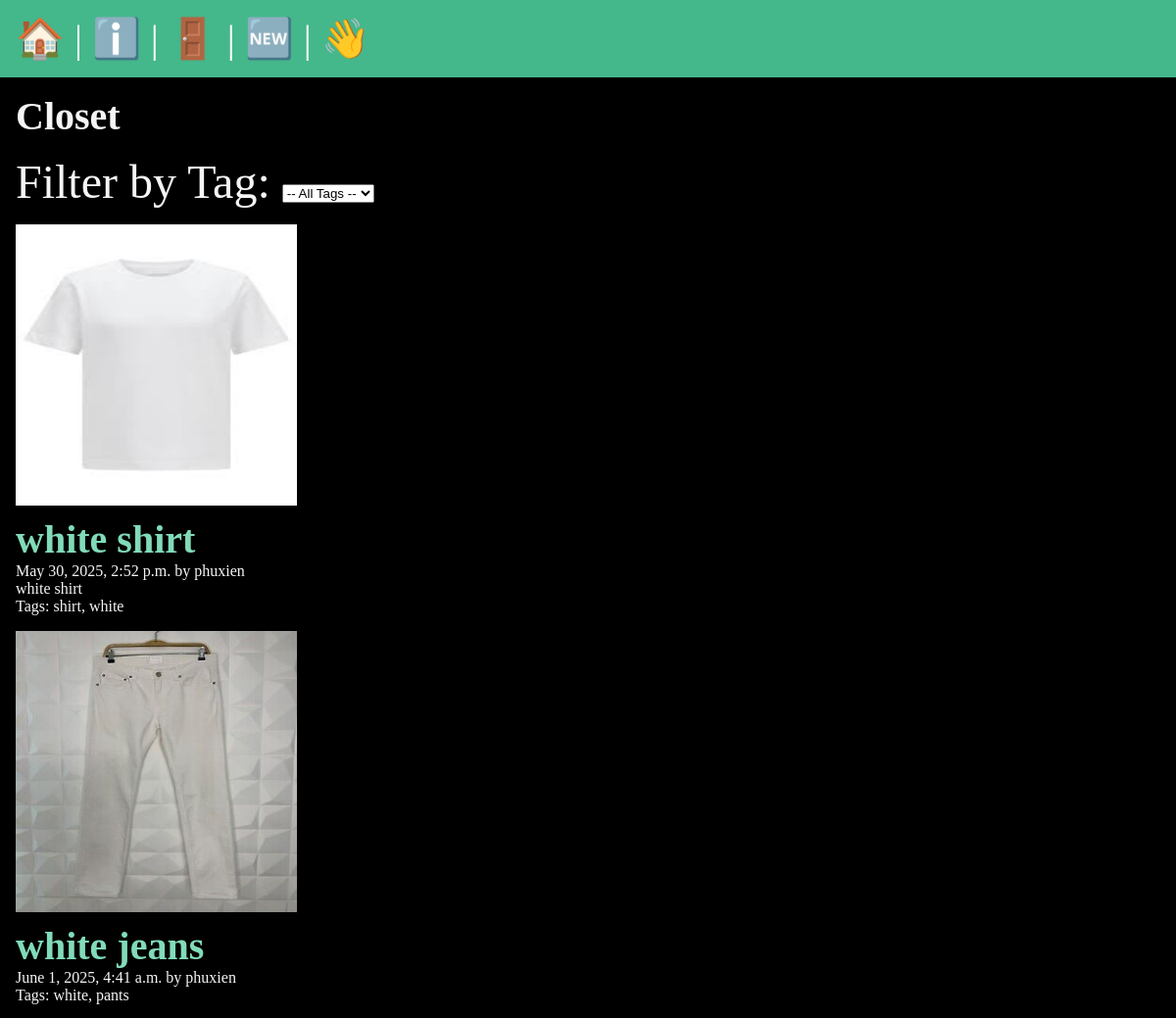
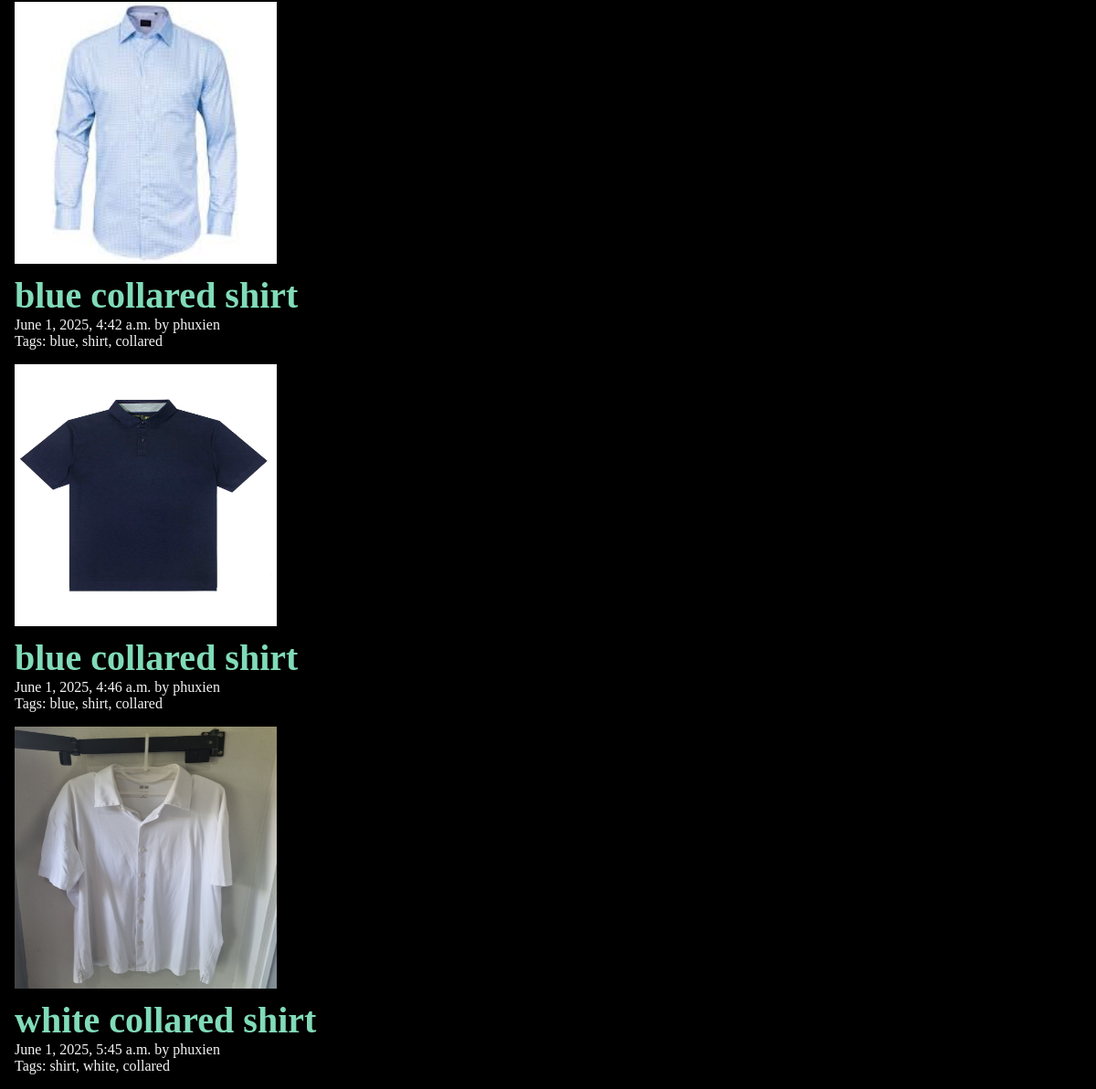
The page /posts/ (signed in) on the database its author committed (2 pictures, top to bottom).
### posts/models.py (models this page shows, shortened)
class Post(models.Model):
    title = models.CharField(max_length = 75)
    category = models.TextField(blank=True) #different from Charfield, relates to a text area form input
    slug = models.SlugField(blank=True) #unused, urls generated by pk, left here for future deployments relating to slugs
    date = models.DateTimeField(auto_now_add = True) #auto adds date and time
    image = models.ImageField(default='fallback.jpeg', blank = True)
    author = models.ForeignKey(User, on_delete=models.CASCADE, default=None)
    tags = TaggableManager()

### posts/views.py (the view)
# urls.py: path('', views.posts_list, name="list"),
@login_required
def posts_list(request):
    tag = request.GET.get('tag')
    tags = Tag.objects.all()
    if tag:
        posts = Post.objects.filter(author=request.user, tags__name=tag)
    else:
        posts = Post.objects.filter(author=request.user)
    return render(request, 'posts/posts_list.html', {'posts': posts, 'user': request.user, 'selected_tag': tag, 'tags': tags})

### posts/templates/posts/posts_list.html (shortened to what this page needs)
{% extends 'layout.html' %}
{% block content %}
    <section>
    <h1>Closet</h1>
    <form method="get" action="">
        <label for="tag">Filter by Tag:</label>
        <select name="tag" id="tag" onchange="this.form.submit()">
            <option value="">-- All Tags --</option>
        </select>
    </form>
    {% for post in posts %}
        <article>
            <img
                class="image"
                src="{{ post.image.url }}"
                height = 287
                width = 287
                alt="{{ post.title }}"
            />
        <h2>
            <a href="{% url 'posts:page' post.pk %}">
                {{ post.title }}
            </a>
        </h2>
        <p>{{ post.date }} by {{ post.author }}</p>
        <p>{{ post.category }}</p>
        <p>Tags:
            {% for tag in post.tags.all %}
                <span>{{ tag }}</span>{% if not forloop.last %}, {% endif %}
            {% endfor %}
        </p>
        </article>
    {% empty %}
        <p>No posts found for this tag.</p>
    {% endfor %}
    </section>
{% endblock %}

### templates/layout.html (shortened to what this page needs)
<!DOCTYPE html>
{% load static %}
<html lang="en">
<head>
    <link rel="stylesheet" href="{% static 'css/style.css' %}">
</head>
<body>
    <nav>
        <a href="/">
            <span role="img" aria-label="Home" title="Home">🏠</span>
        </a> |
        <a href="/about">
            <span role="img" aria-label="About" title="About">ℹ️</span>
        </a> |
        <a href="{% url 'posts:list' %}">
            <span role="img" aria-label="Closet" title="Closet">🚪</span>
        </a> |
        {% if user.is_authenticated %}
            <a href="{% url 'posts:new-post' %}">
                <span role="img" aria-label="Add New Item" title="Add New Item">🆕</span>
            </a> |
            <form class="logout" action="{% url 'users:logout' %}" method="post">
                <button class="logout-button" aria-label="User Logout" title="User Logout">👋</button>
            </form>
        {% endif %}
    </nav>
    <main>
        {% block content %}
        {% endblock %}
    </main>
</body>
</html>

### static/css/style.css (style rules this page uses)
* { margin: 0; padding: 0; box-sizing: border-box; }
body { min-height: 100vh; background-color: black; color: whitesmoke; font-size: 3rem; }
nav { padding: 1rem; background-color: #44B78B; color: white; font-size: 2.5rem; }
main { padding: 1rem; }
section { display: flex; flex-flow: column; gap: 1rem; }
h1, h2 { font-size: 2.5rem; }
p { font-size: 1rem; }
a { text-decoration: none; color: #81dbb8; }
.logout { display: inline-block; }
.logout-button { font-size: 2.5rem; background-color: rgb(0, 0, 0, 0); border: none; }

### rows shown on the page
Post: image (picture), title "white shirt", date "May 30, 2025, 2:52 p.m.", author "phuxien", category "white shirt"
Tag: name "shirt"
Tag: name "white"
Post: image (picture), title "white jeans", date "June 1, 2025, 4:41 a.m.", author "phuxien"
Tag: name "pants"
Post: image (picture), title "blue collared shirt", date "June 1, 2025, 4:42 a.m.", author "phuxien"
Tag: name "blue"
Tag: name "collared"
Post: image (picture), title "blue collared shirt", date "June 1, 2025, 4:46 a.m.", author "phuxien"
Post: image (picture), title "white collared shirt", date "June 1, 2025, 5:45 a.m.", author "phuxien"
